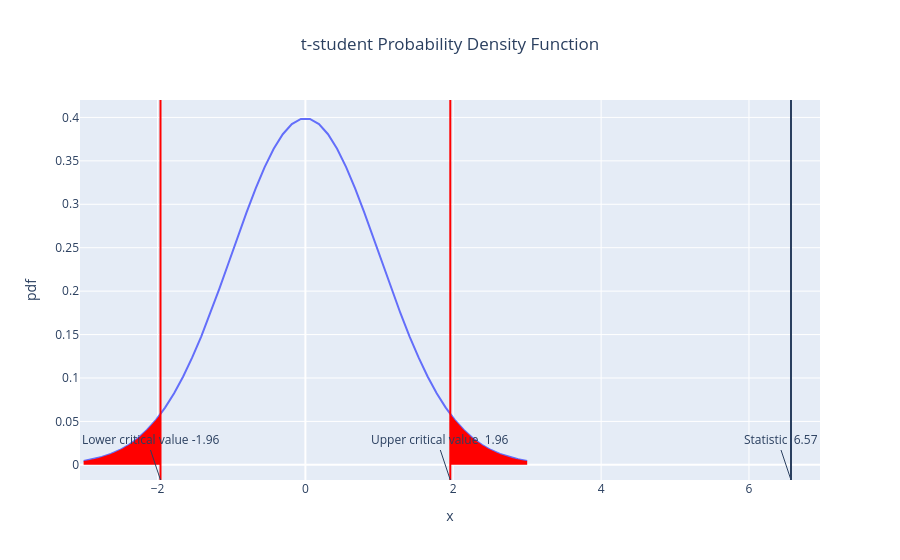

Notebook source saved alongside this figure:
### Code cell
# graphical representation of the test + statistic + cv + rejection areas:
show_statistical_test(Tstatistic2, 0.05, n12+n22-2, distribution="t-student", alternative="two-sided")
